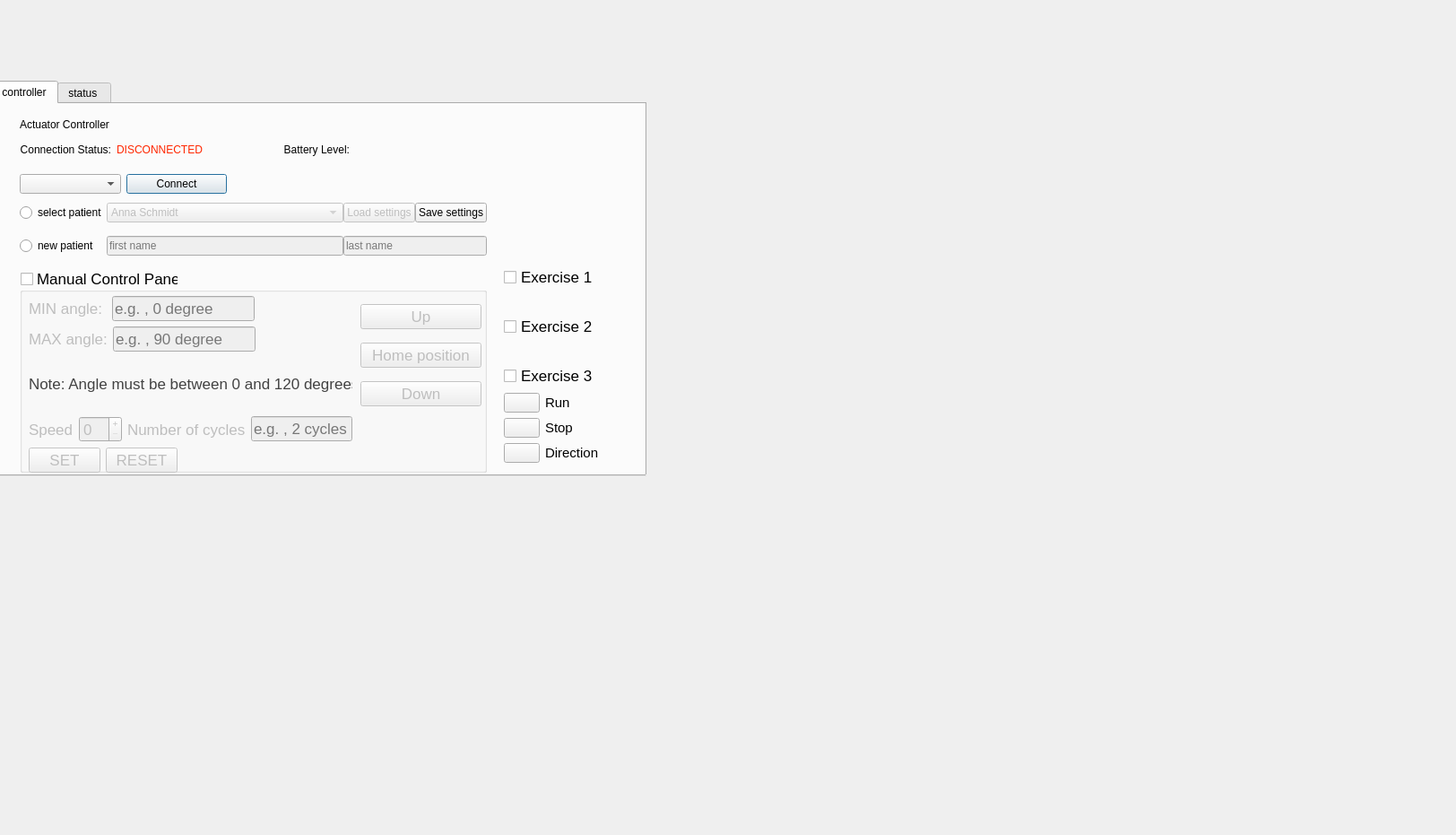
<?xml version="1.0" encoding="UTF-8"?>
<ui version="4.0">
 <class>Form</class>
 <widget class="QWidget" name="Form">
  <property name="geometry">
   <rect>
    <x>0</x>
    <y>0</y>
    <width>1624</width>
    <height>931</height>
   </rect>
  </property>
  <property name="windowTitle">
   <string>Form</string>
  </property>
  <widget class="QTabWidget" name="tabWidget">
   <property name="geometry">
    <rect>
     <x>-10</x>
     <y>90</y>
     <width>731</width>
     <height>441</height>
    </rect>
   </property>
   <property name="currentIndex">
    <number>0</number>
   </property>
   <widget class="QWidget" name="tab">
    <attribute name="title">
     <string>controller</string>
    </attribute>
    <widget class="QWidget" name="layoutWidget">
     <property name="geometry">
      <rect>
       <x>30</x>
       <y>30</y>
       <width>381</width>
       <height>41</height>
      </rect>
     </property>
     <layout class="QHBoxLayout" name="horizontalLayout_4">
      <item>
       <widget class="QLabel" name="connectionStatus_label">
        <property name="font">
         <font>
          <bold>false</bold>
         </font>
        </property>
        <property name="text">
         <string>Connection Status:</string>
        </property>
        <property name="alignment">
         <set>Qt::AlignmentFlag::AlignRight|Qt::AlignmentFlag::AlignTrailing|Qt::AlignmentFlag::AlignVCenter</set>
        </property>
       </widget>
      </item>
      <item>
       <widget class="QLabel" name="disconnected">
        <property name="font">
         <font>
          <bold>false</bold>
         </font>
        </property>
        <property name="styleSheet">
         <string notr="true">color: rgb(255, 38, 0);</string>
        </property>
        <property name="text">
         <string>DISCONNECTED</string>
        </property>
        <property name="alignment">
         <set>Qt::AlignmentFlag::AlignCenter</set>
        </property>
       </widget>
      </item>
      <item>
       <spacer name="horizontalSpacer_3">
        <property name="orientation">
         <enum>Qt::Orientation::Horizontal</enum>
        </property>
        <property name="sizeHint" stdset="0">
         <size>
          <width>40</width>
          <height>20</height>
         </size>
        </property>
       </spacer>
      </item>
      <item>
       <layout class="QGridLayout" name="gridLayout_5">
        <item row="0" column="0">
         <widget class="QLabel" name="batteryStatus_label">
          <property name="font">
           <font>
            <bold>false</bold>
           </font>
          </property>
          <property name="text">
           <string>Battery Level:</string>
          </property>
          <property name="alignment">
           <set>Qt::AlignmentFlag::AlignRight|Qt::AlignmentFlag::AlignTrailing|Qt::AlignmentFlag::AlignVCenter</set>
          </property>
         </widget>
        </item>
        <item row="0" column="1" colspan="2">
         <widget class="QLabel" name="label_10">
          <property name="text">
           <string/>
          </property>
          <property name="pixmap">
           <pixmap>pictures/66821.png</pixmap>
          </property>
          <property name="scaledContents">
           <bool>true</bool>
          </property>
         </widget>
        </item>
       </layout>
      </item>
     </layout>
    </widget>
    <widget class="QWidget" name="layoutWidget">
     <property name="geometry">
      <rect>
       <x>30</x>
       <y>70</y>
       <width>231</width>
       <height>38</height>
      </rect>
     </property>
     <layout class="QGridLayout" name="gridLayout_4">
      <item row="0" column="0">
       <widget class="QComboBox" name="connect_comboBox">
        <property name="editable">
         <bool>false</bool>
        </property>
        <property name="placeholderText">
         <string>Devices found</string>
        </property>
       </widget>
      </item>
      <item row="0" column="1">
       <widget class="QPushButton" name="pushButton_Connect">
        <property name="text">
         <string>Connect</string>
        </property>
        <property name="default">
         <bool>true</bool>
        </property>
       </widget>
      </item>
     </layout>
    </widget>
    <widget class="QLabel" name="title">
     <property name="geometry">
      <rect>
       <x>30</x>
       <y>11</y>
       <width>171</width>
       <height>23</height>
      </rect>
     </property>
     <property name="styleSheet">
      <string notr="true">color: rgb(0, 0, 0);
font: 20pt &quot;Gill Sans&quot;;</string>
     </property>
     <property name="text">
      <string>Actuator Controller</string>
     </property>
    </widget>
    <widget class="QWidget" name="layoutWidget">
     <property name="geometry">
      <rect>
       <x>30</x>
       <y>110</y>
       <width>521</width>
       <height>301</height>
      </rect>
     </property>
     <layout class="QGridLayout" name="gridLayout_2" columnstretch="0,0,0,0,0">
      <property name="leftMargin">
       <number>0</number>
      </property>
      <property name="topMargin">
       <number>0</number>
      </property>
      <property name="horizontalSpacing">
       <number>0</number>
      </property>
      <property name="verticalSpacing">
       <number>15</number>
      </property>
      <item row="2" column="0" colspan="5">
       <widget class="QGroupBox" name="manualSetting">
        <property name="sizeIncrement">
         <size>
          <width>0</width>
          <height>0</height>
         </size>
        </property>
        <property name="baseSize">
         <size>
          <width>0</width>
          <height>0</height>
         </size>
        </property>
        <property name="font">
         <font>
          <family>Arial</family>
          <pointsize>13</pointsize>
          <italic>false</italic>
          <bold>false</bold>
         </font>
        </property>
        <property name="mouseTracking">
         <bool>false</bool>
        </property>
        <property name="styleSheet">
         <string notr="true">font: 13pt &quot;Arial&quot;;</string>
        </property>
        <property name="title">
         <string>Manual Control Pane</string>
        </property>
        <property name="checkable">
         <bool>true</bool>
        </property>
        <property name="checked">
         <bool>false</bool>
        </property>
        <widget class="QWidget" name="gridLayoutWidget_3">
         <property name="geometry">
          <rect>
           <x>10</x>
           <y>30</y>
           <width>361</width>
           <height>197</height>
          </rect>
         </property>
         <layout class="QGridLayout" name="gridLayout_7">
          <item row="1" column="0">
           <layout class="QHBoxLayout" name="horizontalLayout_5">
            <item>
             <widget class="QLabel" name="maxLabel">
              <property name="text">
               <string>MAX angle:</string>
              </property>
              <property name="alignment">
               <set>Qt::AlignmentFlag::AlignLeading|Qt::AlignmentFlag::AlignLeft|Qt::AlignmentFlag::AlignVCenter</set>
              </property>
             </widget>
            </item>
            <item>
             <widget class="QLineEdit" name="maxLineEdit">
              <property name="placeholderText">
               <string>e.g. , 90 degree</string>
              </property>
             </widget>
            </item>
            <item>
             <spacer name="horizontalSpacer_7">
              <property name="orientation">
               <enum>Qt::Orientation::Horizontal</enum>
              </property>
              <property name="sizeHint" stdset="0">
               <size>
                <width>40</width>
                <height>20</height>
               </size>
              </property>
             </spacer>
            </item>
           </layout>
          </item>
          <item row="2" column="0">
           <widget class="QLabel" name="note">
            <property name="font">
             <font>
              <family>Arial</family>
              <pointsize>13</pointsize>
              <italic>false</italic>
              <bold>false</bold>
             </font>
            </property>
            <property name="styleSheet">
             <string notr="true">color: rgb(66, 66, 66);</string>
            </property>
            <property name="text">
             <string>Note: Angle must be between 0 and 120 degrees.</string>
            </property>
            <property name="alignment">
             <set>Qt::AlignmentFlag::AlignLeading|Qt::AlignmentFlag::AlignLeft|Qt::AlignmentFlag::AlignVCenter</set>
            </property>
           </widget>
          </item>
          <item row="6" column="0">
           <layout class="QHBoxLayout" name="horizontalLayout_7">
            <item>
             <widget class="QPushButton" name="setAnglePushButton">
              <property name="text">
               <string>SET</string>
              </property>
              <property name="default">
               <bool>true</bool>
              </property>
             </widget>
            </item>
            <item>
             <widget class="QPushButton" name="resetAnglePushButton">
              <property name="text">
               <string>RESET</string>
              </property>
             </widget>
            </item>
            <item>
             <spacer name="horizontalSpacer_6">
              <property name="orientation">
               <enum>Qt::Orientation::Horizontal</enum>
              </property>
              <property name="sizeHint" stdset="0">
               <size>
                <width>40</width>
                <height>20</height>
               </size>
              </property>
             </spacer>
            </item>
           </layout>
          </item>
          <item row="0" column="0">
           <layout class="QHBoxLayout" name="horizontalLayout_3">
            <item>
             <widget class="QLabel" name="minLabel">
              <property name="text">
               <string>MIN angle: </string>
              </property>
              <property name="alignment">
               <set>Qt::AlignmentFlag::AlignLeading|Qt::AlignmentFlag::AlignLeft|Qt::AlignmentFlag::AlignVCenter</set>
              </property>
             </widget>
            </item>
            <item>
             <widget class="QLineEdit" name="minLineEdit">
              <property name="placeholderText">
               <string>e.g. , 0 degree</string>
              </property>
             </widget>
            </item>
            <item>
             <spacer name="horizontalSpacer_5">
              <property name="orientation">
               <enum>Qt::Orientation::Horizontal</enum>
              </property>
              <property name="sizeHint" stdset="0">
               <size>
                <width>40</width>
                <height>20</height>
               </size>
              </property>
             </spacer>
            </item>
           </layout>
          </item>
          <item row="3" column="0">
           <layout class="QHBoxLayout" name="horizontalLayout">
            <item>
             <widget class="QLabel" name="speed">
              <property name="styleSheet">
               <string notr="true">font: 13pt &quot;Arial&quot;;</string>
              </property>
              <property name="text">
               <string>Speed</string>
              </property>
             </widget>
            </item>
            <item>
             <widget class="QSpinBox" name="speedSpinBox">
              <property name="mouseTracking">
               <bool>false</bool>
              </property>
              <property name="whatsThis">
               <string/>
              </property>
              <property name="frame">
               <bool>true</bool>
              </property>
              <property name="readOnly">
               <bool>false</bool>
              </property>
              <property name="buttonSymbols">
               <enum>QAbstractSpinBox::ButtonSymbols::PlusMinus</enum>
              </property>
              <property name="showGroupSeparator" stdset="0">
               <bool>false</bool>
              </property>
              <property name="displayIntegerBase">
               <number>10</number>
              </property>
             </widget>
            </item>
            <item>
             <layout class="QHBoxLayout" name="horizontalLayout_6">
              <item>
               <widget class="QLabel" name="numberCycle">
                <property name="font">
                 <font>
                  <family>Arial</family>
                  <pointsize>13</pointsize>
                  <italic>false</italic>
                  <bold>false</bold>
                 </font>
                </property>
                <property name="styleSheet">
                 <string notr="true">font: 13pt &quot;Arial&quot;;</string>
                </property>
                <property name="text">
                 <string>Number of cycles</string>
                </property>
               </widget>
              </item>
              <item>
               <widget class="QLineEdit" name="numCycleLineEdit">
                <property name="placeholderText">
                 <string>e.g. , 2 cycles</string>
                </property>
               </widget>
              </item>
             </layout>
            </item>
           </layout>
          </item>
         </layout>
        </widget>
        <widget class="QWidget" name="verticalLayoutWidget">
         <property name="geometry">
          <rect>
           <x>380</x>
           <y>30</y>
           <width>135</width>
           <height>134</height>
          </rect>
         </property>
         <layout class="QVBoxLayout" name="verticalLayout">
          <item>
           <widget class="QPushButton" name="up_pushButton">
            <property name="text">
             <string>Up</string>
            </property>
           </widget>
          </item>
          <item>
           <widget class="QPushButton" name="homePosition_pushButton">
            <property name="text">
             <string>Home position</string>
            </property>
            <property name="autoDefault">
             <bool>false</bool>
            </property>
            <property name="default">
             <bool>true</bool>
            </property>
            <property name="flat">
             <bool>false</bool>
            </property>
           </widget>
          </item>
          <item>
           <widget class="QPushButton" name="down_pushButton">
            <property name="text">
             <string>Down</string>
            </property>
           </widget>
          </item>
         </layout>
        </widget>
       </widget>
      </item>
      <item row="1" column="2" colspan="3">
       <widget class="QLineEdit" name="lastNameLineEdit">
        <property name="enabled">
         <bool>false</bool>
        </property>
        <property name="placeholderText">
         <string>last name</string>
        </property>
       </widget>
      </item>
      <item row="0" column="0">
       <widget class="QRadioButton" name="selectPatient_radioButton">
        <property name="text">
         <string>select patient</string>
        </property>
        <attribute name="buttonGroup">
         <string notr="true">patientsButtonGroup</string>
        </attribute>
       </widget>
      </item>
      <item row="0" column="1">
       <widget class="QComboBox" name="patientsComboBox">
        <property name="enabled">
         <bool>false</bool>
        </property>
        <property name="currentText">
         <string>Anna Schmidt</string>
        </property>
        <property name="placeholderText">
         <string/>
        </property>
        <item>
         <property name="text">
          <string>Anna Schmidt</string>
         </property>
        </item>
        <item>
         <property name="text">
          <string>Kathrin Doe</string>
         </property>
        </item>
        <item>
         <property name="text">
          <string>John Heister </string>
         </property>
        </item>
        <item>
         <property name="text">
          <string>New Patient</string>
         </property>
        </item>
       </widget>
      </item>
      <item row="1" column="0">
       <widget class="QRadioButton" name="newPatient_radioButton">
        <property name="text">
         <string>new patient</string>
        </property>
        <attribute name="buttonGroup">
         <string notr="true">patientsButtonGroup</string>
        </attribute>
       </widget>
      </item>
      <item row="0" column="4">
       <widget class="QPushButton" name="newSavePatientPushButton">
        <property name="text">
         <string>Save settings</string>
        </property>
       </widget>
      </item>
      <item row="1" column="1">
       <widget class="QLineEdit" name="firstNameLineEdit">
        <property name="enabled">
         <bool>false</bool>
        </property>
        <property name="placeholderText">
         <string>first name</string>
        </property>
       </widget>
      </item>
      <item row="0" column="2" colspan="2">
       <widget class="QPushButton" name="patientLoadPushButton">
        <property name="enabled">
         <bool>false</bool>
        </property>
        <property name="text">
         <string>Load settings</string>
        </property>
       </widget>
      </item>
     </layout>
    </widget>
    <widget class="QWidget" name="verticalLayoutWidget_4">
     <property name="geometry">
      <rect>
       <x>570</x>
       <y>180</y>
       <width>147</width>
       <height>226</height>
      </rect>
     </property>
     <layout class="QVBoxLayout" name="verticalLayout_4">
      <item>
       <layout class="QVBoxLayout" name="verticalLayout_3">
        <item>
         <widget class="QCheckBox" name="Ex1_checkBox">
          <property name="font">
           <font>
            <pointsize>13</pointsize>
           </font>
          </property>
          <property name="text">
           <string>Exercise 1</string>
          </property>
          <attribute name="buttonGroup">
           <string notr="true">exercisesButtonGroup</string>
          </attribute>
         </widget>
        </item>
        <item>
         <spacer name="verticalSpacer_2">
          <property name="orientation">
           <enum>Qt::Orientation::Vertical</enum>
          </property>
          <property name="sizeHint" stdset="0">
           <size>
            <width>20</width>
            <height>40</height>
           </size>
          </property>
         </spacer>
        </item>
        <item>
         <widget class="QCheckBox" name="Ex2_checkBox">
          <property name="font">
           <font>
            <pointsize>13</pointsize>
           </font>
          </property>
          <property name="text">
           <string>Exercise 2</string>
          </property>
          <attribute name="buttonGroup">
           <string notr="true">exercisesButtonGroup</string>
          </attribute>
         </widget>
        </item>
        <item>
         <spacer name="verticalSpacer_3">
          <property name="orientation">
           <enum>Qt::Orientation::Vertical</enum>
          </property>
          <property name="sizeHint" stdset="0">
           <size>
            <width>20</width>
            <height>40</height>
           </size>
          </property>
         </spacer>
        </item>
        <item>
         <widget class="QCheckBox" name="Ex3_checkBox">
          <property name="font">
           <font>
            <pointsize>13</pointsize>
           </font>
          </property>
          <property name="text">
           <string>Exercise 3</string>
          </property>
          <attribute name="buttonGroup">
           <string notr="true">exercisesButtonGroup</string>
          </attribute>
         </widget>
        </item>
       </layout>
      </item>
      <item>
       <layout class="QVBoxLayout" name="verticalLayout_2">
        <item>
         <layout class="QHBoxLayout" name="horizontalLayout_2">
          <item>
           <widget class="QPushButton" name="pushButton_Run">
            <property name="styleSheet">
             <string notr="true"/>
            </property>
            <property name="text">
             <string/>
            </property>
            <property name="icon">
             <iconset>
              <normaloff>pictures/play-button-6.png</normaloff>pictures/play-button-6.png</iconset>
            </property>
            <property name="iconSize">
             <size>
              <width>15</width>
              <height>15</height>
             </size>
            </property>
           </widget>
          </item>
          <item>
           <widget class="QLabel" name="runLabel">
            <property name="font">
             <font>
              <pointsize>11</pointsize>
             </font>
            </property>
            <property name="text">
             <string>Run</string>
            </property>
           </widget>
          </item>
          <item>
           <spacer name="horizontalSpacer_2">
            <property name="orientation">
             <enum>Qt::Orientation::Horizontal</enum>
            </property>
            <property name="sizeHint" stdset="0">
             <size>
              <width>40</width>
              <height>20</height>
             </size>
            </property>
           </spacer>
          </item>
         </layout>
        </item>
        <item>
         <layout class="QHBoxLayout" name="horizontalLayout_8">
          <item>
           <widget class="QPushButton" name="pushButton_Stop">
            <property name="styleSheet">
             <string notr="true"/>
            </property>
            <property name="text">
             <string/>
            </property>
            <property name="icon">
             <iconset>
              <normaloff>pictures/stop.jpeg</normaloff>pictures/stop.jpeg</iconset>
            </property>
            <property name="iconSize">
             <size>
              <width>15</width>
              <height>15</height>
             </size>
            </property>
           </widget>
          </item>
          <item>
           <widget class="QLabel" name="stopLabel">
            <property name="font">
             <font>
              <pointsize>11</pointsize>
             </font>
            </property>
            <property name="text">
             <string>Stop</string>
            </property>
           </widget>
          </item>
          <item>
           <spacer name="horizontalSpacer_4">
            <property name="orientation">
             <enum>Qt::Orientation::Horizontal</enum>
            </property>
            <property name="sizeHint" stdset="0">
             <size>
              <width>40</width>
              <height>20</height>
             </size>
            </property>
           </spacer>
          </item>
         </layout>
        </item>
        <item>
         <layout class="QHBoxLayout" name="horizontalLayout_9">
          <item>
           <widget class="QPushButton" name="pushButton_ChangeDirection">
            <property name="styleSheet">
             <string notr="true"/>
            </property>
            <property name="text">
             <string/>
            </property>
            <property name="icon">
             <iconset>
              <normaloff>pictures/arrows-circle-of-two-rotating-in-clockwise-direction.png</normaloff>pictures/arrows-circle-of-two-rotating-in-clockwise-direction.png</iconset>
            </property>
            <property name="iconSize">
             <size>
              <width>15</width>
              <height>15</height>
             </size>
            </property>
           </widget>
          </item>
          <item>
           <widget class="QLabel" name="diractionLabel">
            <property name="font">
             <font>
              <pointsize>11</pointsize>
             </font>
            </property>
            <property name="text">
             <string>Direction</string>
            </property>
           </widget>
          </item>
          <item>
           <spacer name="horizontalSpacer_8">
            <property name="orientation">
             <enum>Qt::Orientation::Horizontal</enum>
            </property>
            <property name="sizeHint" stdset="0">
             <size>
              <width>40</width>
              <height>20</height>
             </size>
            </property>
           </spacer>
          </item>
         </layout>
        </item>
       </layout>
      </item>
      <item>
       <spacer name="verticalSpacer">
        <property name="orientation">
         <enum>Qt::Orientation::Vertical</enum>
        </property>
        <property name="sizeHint" stdset="0">
         <size>
          <width>20</width>
          <height>40</height>
         </size>
        </property>
       </spacer>
      </item>
     </layout>
    </widget>
   </widget>
   <widget class="QWidget" name="tab_2">
    <attribute name="title">
     <string>status </string>
    </attribute>
    <widget class="QWidget" name="gridLayoutWidget">
     <property name="geometry">
      <rect>
       <x>30</x>
       <y>20</y>
       <width>571</width>
       <height>401</height>
      </rect>
     </property>
     <layout class="QGridLayout" name="gridLayout_3">
      <item row="1" column="1">
       <spacer name="horizontalSpacer">
        <property name="orientation">
         <enum>Qt::Orientation::Horizontal</enum>
        </property>
        <property name="sizeHint" stdset="0">
         <size>
          <width>40</width>
          <height>20</height>
         </size>
        </property>
       </spacer>
      </item>
      <item row="4" column="0" colspan="2">
       <widget class="QGraphicsView" name="statusGraphicsView">
        <property name="statusTip">
         <string/>
        </property>
        <property name="accessibleName">
         <string/>
        </property>
        <property name="autoFillBackground">
         <bool>false</bool>
        </property>
        <property name="interactive">
         <bool>true</bool>
        </property>
       </widget>
      </item>
      <item row="1" column="0">
       <widget class="QLabel" name="statusGraph_label">
        <property name="text">
         <string>Status Graph</string>
        </property>
       </widget>
      </item>
      <item row="2" column="0">
       <widget class="QLabel" name="angleG_label">
        <property name="styleSheet">
         <string notr="true">color: rgb(94, 94, 94);</string>
        </property>
        <property name="text">
         <string>angle</string>
        </property>
       </widget>
      </item>
      <item row="5" column="1">
       <widget class="QLabel" name="timeG_abel">
        <property name="styleSheet">
         <string notr="true">color: rgb(94, 94, 94);</string>
        </property>
        <property name="text">
         <string>time</string>
        </property>
        <property name="alignment">
         <set>Qt::AlignmentFlag::AlignRight|Qt::AlignmentFlag::AlignTrailing|Qt::AlignmentFlag::AlignVCenter</set>
        </property>
       </widget>
      </item>
     </layout>
    </widget>
   </widget>
  </widget>
 </widget>
 <resources>
  <include location="pictures/icon.qrc"/>
  <include location="pictures/directionBoarder.qrc"/>
 </resources>
 <connections/>
 <buttongroups>
  <buttongroup name="exercisesButtonGroup"/>
  <buttongroup name="patientsButtonGroup"/>
 </buttongroups>
</ui>
